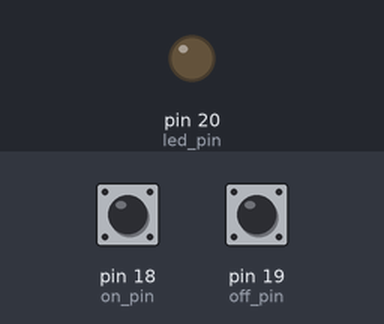
The program below on a simulated MicroPython board. Parts: output pins drawn as LEDs (lit = HIGH). The test bench sets the inputs (shaded band); at power-on: pin 18 (on_pin) LOW, pin 19 (off_pin) LOW.

Above: at 1.2 s.
1.3 s: pin 18 (on_pin) pulled HIGH for 0.15 s
At 1.7 s:
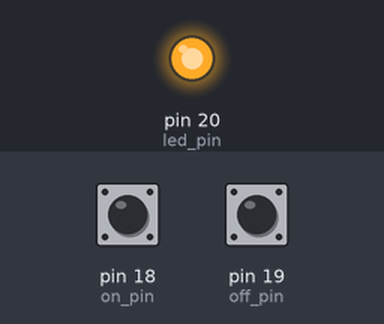
2.9 s: pin 19 (off_pin) pulled HIGH for 0.15 s
At 4.1 s:
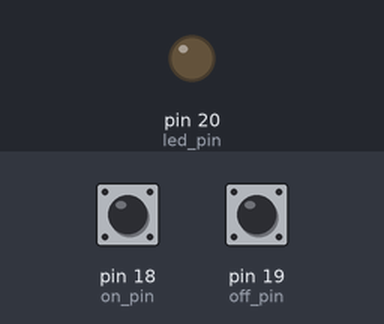
4.5 s: pin 18 (on_pin) pulled HIGH for 1 s
At 5.3 s:
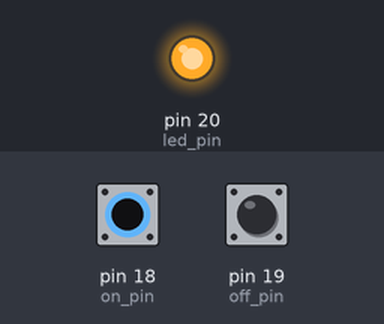
Timing chart, 0 to 7.5 s (numbered marks = the images above; inputs shaded):
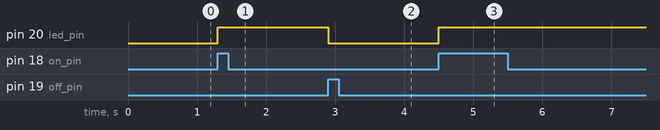

Measured:
- after the input at 1.3 s, pin 20 (led_pin): LOW → HIGH at once
- after the input at 2.9 s, pin 20 (led_pin): HIGH → LOW at once
- after the input at 4.5 s, pin 20 (led_pin): LOW → HIGH at once

The program:

input.py
```python
from machine import Pin
import time

led_pin = Pin(20, Pin.OUT)
off_pin = Pin(19, Pin.IN, pull=Pin.PULL_DOWN)
on_pin = Pin(18, Pin.IN, pull=Pin.PULL_DOWN)

while True:
    # if the on pin is pressed turn the led on
    if on_pin.value():
        led_pin.value(1)

   # if the off pin is pressed turn the led off
    if off_pin.value():
        led_pin.value(0)
    time.sleep(0.1)
```
